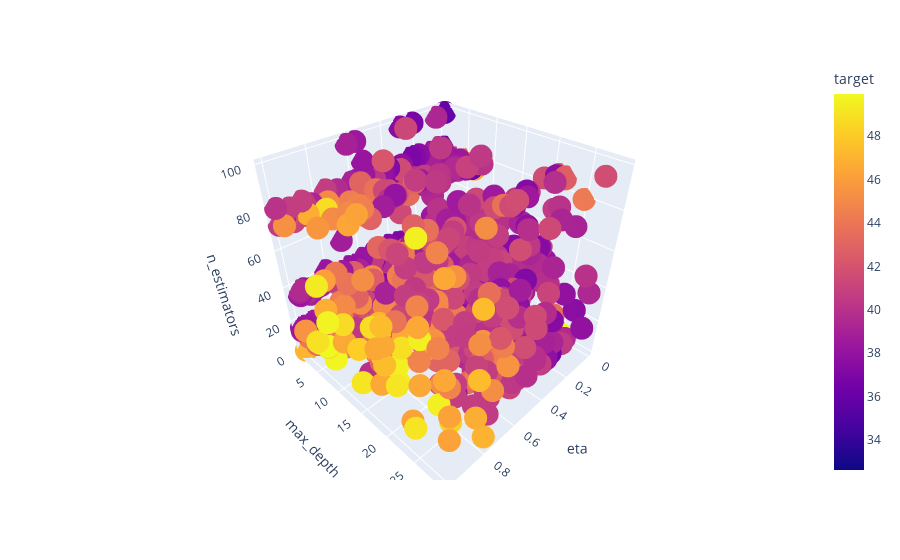

Notebook source saved alongside this figure:
### Code cell
px.scatter_3d(df1, x = "eta", y = "max_depth", z = "n_estimators", color = "target")

### Figure 1 — Plotly figure (JSON) as saved in the notebook; plotly's stock layout.template omitted (floating-point values rounded to 4 significant figures; data arrays with more than 128 entries replaced by an {"elided": "..."} marker saying what was removed)
{"data": [{"hovertemplate": "eta=%{x}<br>max_depth=%{y}<br>n_estimators=%{z}<br>target=%{marker.color}<extra></extra>", "legendgroup": "", "marker": {"color": {"elided": "1005 float values"}, "coloraxis": "coloraxis", "symbol": "circle"}, "mode": "markers", "name": "", "scene": "scene", "showlegend": false, "type": "scatter3d", "x": {"elided": "1005 float values"}, "y": {"elided": "1005 int values"}, "z": {"elided": "1005 int values"}}], "layout": {"coloraxis": {"colorbar": {"title": {"text": "target"}}, "colorscale": [[0, "#0d0887"], [0.1111, "#46039f"], [0.2222, "#7201a8"], [0.3333, "#9c179e"], [0.4444, "#bd3786"], [0.5556, "#d8576b"], [0.6667, "#ed7953"], [0.7778, "#fb9f3a"], [0.8889, "#fdca26"], [1, "#f0f921"]]}, "legend": {"tracegroupgap": 0}, "margin": {"t": 60}, "scene": {"domain": {"x": [0, 1], "y": [0, 1]}, "xaxis": {"title": {"text": "eta"}}, "yaxis": {"title": {"text": "max_depth"}}, "zaxis": {"title": {"text": "n_estimators"}}}}}
